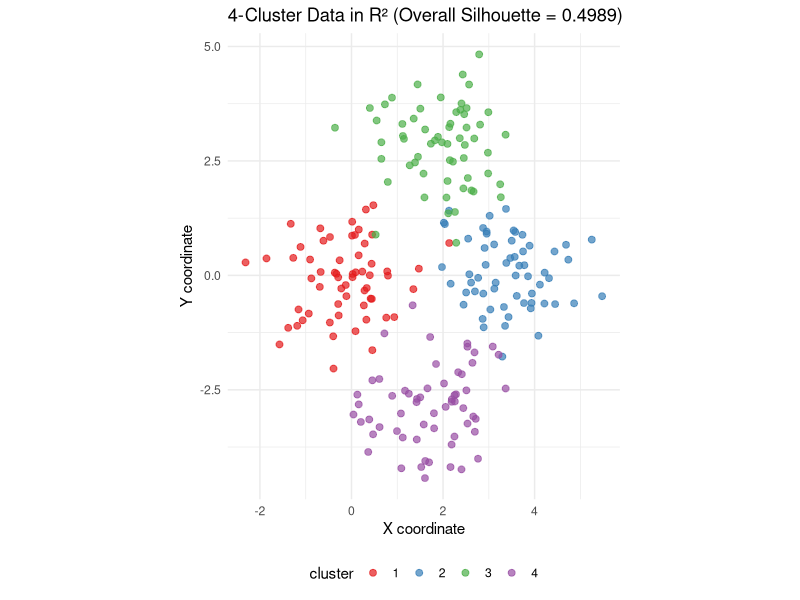
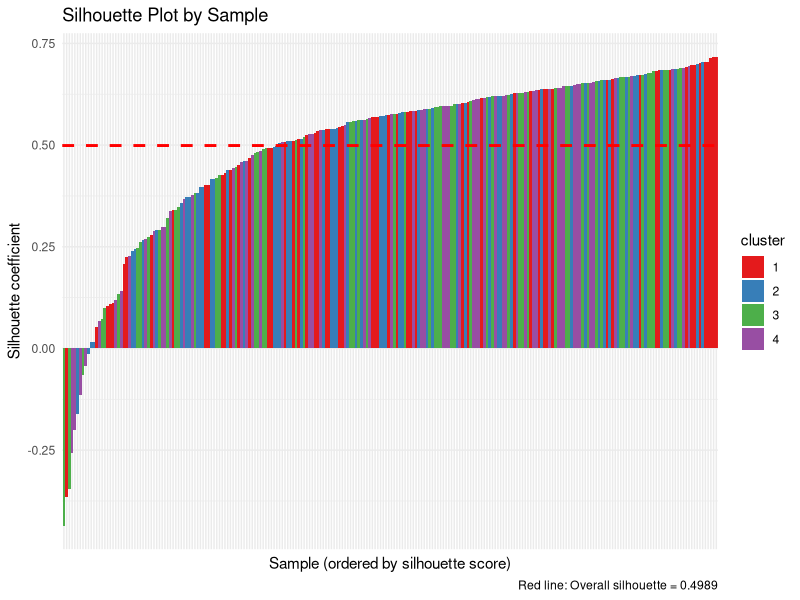

These figures' R source, in order:
# Load required libraries
library(cluster)
library(ggplot2)
library(dplyr)

# Set seed for reproducibility
set.seed(42)

# Function to calculate silhouette score for given parameters
simulate_and_score <- function(n_per_cluster = 50, 
                               centers = list(c(0, 0), c(3, 0), c(1.5, 2.6), c(1.5, -2.6)),
                               cluster_sd = 0.8) {
  
  # Generate data for 4 clusters
  data_list <- list()
  labels <- c()
  
  for (i in 1:4) {
    # Generate points around each center
    cluster_data <- matrix(rnorm(n_per_cluster * 2, mean = 0, sd = cluster_sd), 
                          ncol = 2)
    cluster_data[, 1] <- cluster_data[, 1] + centers[[i]][1]
    cluster_data[, 2] <- cluster_data[, 2] + centers[[i]][2]
    
    data_list[[i]] <- cluster_data
    labels <- c(labels, rep(i, n_per_cluster))
  }
  
  # Combine all data
  data <- do.call(rbind, data_list)
  
  # Calculate silhouette scores
  dist_matrix <- dist(data)
  sil_scores <- silhouette(labels, dist_matrix)
  overall_silhouette <- mean(sil_scores[, 3])
  
  return(list(
    data = data,
    labels = labels,
    silhouette_scores = sil_scores,
    overall_silhouette = overall_silhouette
  ))
}

# Iteratively tune parameters to get close to 0.50
target_silhouette <- 0.50
best_result <- NULL
best_diff <- Inf

# Try different parameter combinations
n_per_cluster <- 60
centers_configs <- list(
  list(c(0, 0), c(2.8, 0), c(1.4, 2.4), c(1.4, -2.4)),
  list(c(0, 0), c(3.2, 0), c(1.6, 2.8), c(1.6, -2.8)),
  list(c(0, 0), c(3.5, 0), c(1.75, 3.0), c(1.75, -3.0))
)

sd_values <- seq(0.7, 1.1, by = 0.05)

cat("Searching for optimal parameters...\n")

for (centers in centers_configs) {
  for (cluster_sd in sd_values) {
    for (seed_val in 40:50) {
      set.seed(seed_val)
      result <- simulate_and_score(n_per_cluster, centers, cluster_sd)
      diff <- abs(result$overall_silhouette - target_silhouette)
      
      if (diff < best_diff) {
        best_diff <- diff
        best_result <- result
        best_params <- list(
          n_per_cluster = n_per_cluster,
          centers = centers,
          cluster_sd = cluster_sd,
          seed = seed_val
        )
      }
    }
  }
}

# Use the best result found
final_result <- best_result
cat(sprintf("Best overall silhouette achieved: %.4f (target: %.2f)\n", 
            final_result$overall_silhouette, target_silhouette))
cat(sprintf("Parameters: n_per_cluster=%d, cluster_sd=%.2f, seed=%d\n",
            best_params$n_per_cluster, best_params$cluster_sd, best_params$seed))

# Create the final dataset
data_df <- data.frame(
  x = final_result$data[, 1],
  y = final_result$data[, 2],
  cluster = as.factor(final_result$labels),
  silhouette = final_result$silhouette_scores[, 3]
)

# Summary statistics
cat("\nSilhouette Summary:\n")
print(summary(final_result$silhouette_scores[, 3]))

cat("\nSilhouette by Cluster:\n")
sil_by_cluster <- data_df %>%
  group_by(cluster) %>%
  summarise(
    mean_silhouette = mean(silhouette),
    min_silhouette = min(silhouette),
    max_silhouette = max(silhouette),
    .groups = 'drop'
  )
print(sil_by_cluster)

# Create visualization
p1 <- ggplot(data_df, aes(x = x, y = y, color = cluster)) +
  geom_point(alpha = 0.7, size = 2) +
  scale_color_brewer(type = "qual", palette = "Set1") +
  labs(title = sprintf("4-Cluster Data in R² (Overall Silhouette = %.4f)", 
                      final_result$overall_silhouette),
       x = "X coordinate", y = "Y coordinate") +
  theme_minimal() +
  theme(legend.position = "bottom") +
  coord_equal()

print(p1)

# Silhouette plot
p2 <- ggplot(data_df, aes(x = reorder(1:nrow(data_df), silhouette), 
                         y = silhouette, fill = cluster)) +
  geom_bar(stat = "identity", width = 1) +
  geom_hline(yintercept = final_result$overall_silhouette, 
             linetype = "dashed", color = "red", size = 1) +
  scale_fill_brewer(type = "qual", palette = "Set1") +
  labs(title = "Silhouette Plot by Sample",
       x = "Sample (ordered by silhouette score)", 
       y = "Silhouette coefficient",
       caption = sprintf("Red line: Overall silhouette = %.4f", 
                        final_result$overall_silhouette)) +
  theme_minimal() +
  theme(axis.text.x = element_blank(), axis.ticks.x = element_blank())

print(p2)

# Export the data coordinates and cluster assignments
cat("\nFirst 10 rows of generated data:\n")
print(head(data_df, 10))

cat("\nCluster centers used:\n")
for (i in 1:length(best_params$centers)) {
  cat(sprintf("Cluster %d: (%.2f, %.2f)\n", 
              i, best_params$centers[[i]][1], best_params$centers[[i]][2]))
}

# Verify silhouette calculation manually for first few points
cat("\nManual verification for first 3 points:\n")
dist_matrix <- as.matrix(dist(final_result$data))
for (i in 1:3) {
  cluster_i <- final_result$labels[i]
  same_cluster <- which(final_result$labels == cluster_i & 1:length(final_result$labels) != i)
  a_i <- mean(dist_matrix[i, same_cluster])
  
  b_i <- Inf
  for (k in setdiff(1:4, cluster_i)) {
    other_cluster <- which(final_result$labels == k)
    b_k <- mean(dist_matrix[i, other_cluster])
    b_i <- min(b_i, b_k)
  }
  
  s_i <- (b_i - a_i) / max(a_i, b_i)
  cat(sprintf("Point %d (cluster %d): a(i)=%.3f, b(i)=%.3f, s(i)=%.3f\n", 
              i, cluster_i, a_i, b_i, s_i))
}